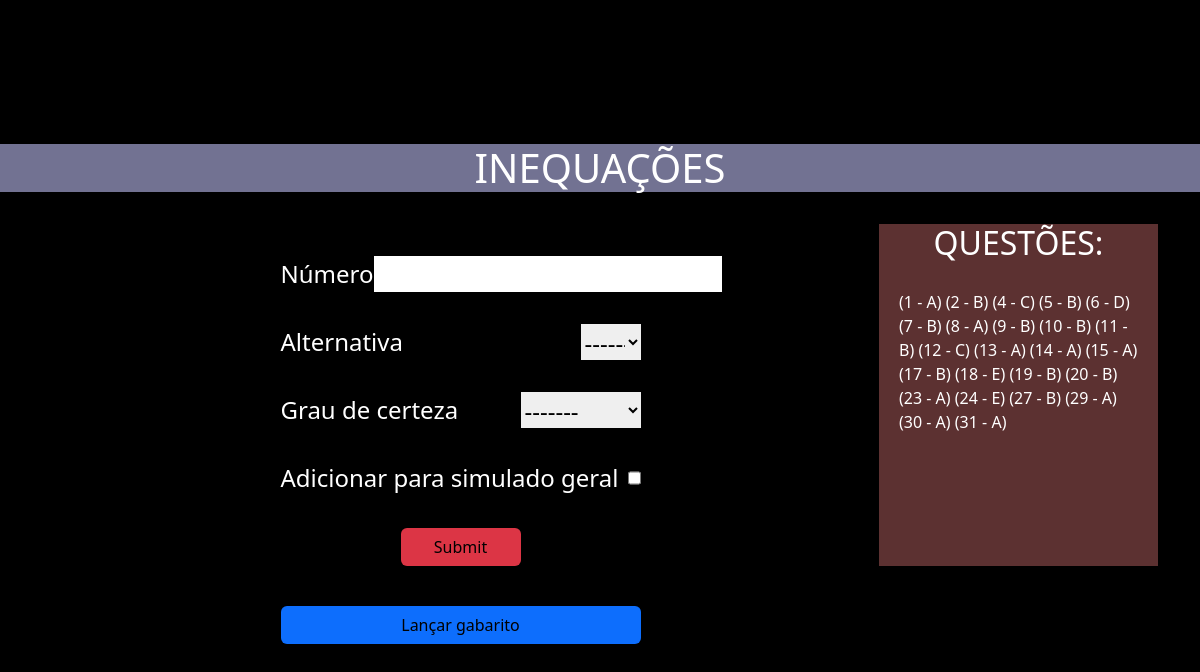
Screenshot of /listaQuestoes/acessar/14 with the database file from the repository.
### listaQuestoes/models.py (models this page shows, shortened)
class Listas(models.Model):
    nome = models.CharField(max_length=45)
    tipo = models.CharField(max_length=20) # se é discurssiva ou de assinalar
    materia = models.ForeignKey(Materia, on_delete=models.CASCADE, related_name='Vestibulares' )
    gabaritoLancado = models.BooleanField(default=False)

class QuestoesAssinalar(models.Model):
    numero = models.IntegerField()
    alternativaMarcada = models.CharField( max_length=20,
        choices=[(tag.name, tag.value) for tag in AlternativasEnum],
        default=AlternativasEnum.DEFAULT.name)
    grauDeCerteza = models.CharField( max_length=20,
        choices=[(tag.name, tag.value) for tag in GrauDeCertezaEnum],
        default=GrauDeCertezaEnum.DEFAULT.name)
    simuladoGeral = models.BooleanField()
    letraGabarito = models.CharField( max_length=20,
        choices=[(tag.name, tag.value) for tag in AlternativasEnum],
        default=AlternativasEnum.DEFAULT.name)
    lista = models.ForeignKey(Listas, on_delete=models.CASCADE)
    certo = models.BooleanField(default=False)

### listaQuestoes/views.py (the view, shortened to what this page needs)
# urls.py: path('acessar/<int:idLista>',acessarLista, name='acessarLista'),
def acessarLista(request, idLista):
    lista = Listas.objects.get(id=idLista)
    questoes =  QuestoesAssinalar.objects.filter(lista=lista)
    return render(request,"fazerLista.html", {"idLista": lista.id ,"lista":lista, "questoes":questoes})

### listaQuestoes/templates/fazerLista.html (shortened to what this page needs)
{%load static%}
<!DOCTYPE html>
<html lang="en">
<head>
    <link href="https://cdn.jsdelivr.net/npm/bootstrap@5.3.2/dist/css/bootstrap.min.css" rel="stylesheet">
    <link rel="stylesheet" href="{% static 'css/fazerLista.css' %}">
</head>
<body class="bg-black">
    <h1  class="titulo">{{lista.nome}}</h1>
   <div class="container">
    <div><form action="" method="POST">
          <div>  <label for="numero">Número</label>
            <input type="number" name="numero" required></div>
           <div>
            <label for="alternativa">Alternativa</label>
            <select name="alternativa" id="alternativa" required>
               <option value="" disabled selected>---------</option>
            </select>
           </div>
           <div>
            <label for="grauDeCerteza">Grau de certeza</label>
            <select name="grauDeCerteza" id="" >
               <option value="" selected disabled>-------</option>
            </select>
           </div>
         <div>   <label for="addSimulado">Adicionar para simulado geral</label>
            <input type="checkbox" name="addSimulado" id="">
            </div>
       <div>
        <input  class=" btn bg-danger mx-auto btnSubmit" type="submit">
       </div>
    </form>
</div>
        <div class="questoes">
              <h1>QUESTÕES:</h1>
               <p> {% for q in questoes %}
                ({{q.numero}} - {{q.alternativaMarcada}})
            {% endfor %}</p>
        </div>
        <div class="divFinalizar"> <button class="btn bg-primary finalizar">Lançar gabarito</button></div>
   </div>
</body>
</html>

### templates/static/css/fazerLista.css (style rules this page uses)
* { border: 0; margin: 0; padding: 0; box-sizing: border-box; }
body { background-color: black; }
#alternativa { width: 5vw; }
form { width: 30vw; margin: auto; font-size: 1.5rem; }
form div { margin-top: 4vh; display: flex; justify-content: space-between; }
label,h1,button,.btn { color: white; }
.titulo { margin-top: 18vh; margin-bottom: 4vh; background-color: rgb(114, 114, 146); text-align: center; }
.btn { text-align: center; margin: auto; width: 10vw; color: black; }
.container { display: grid; grid-template-columns: 3fr 1fr; }
.questoes { background-color: rgb(92, 49, 49); color: white; }
.questoes h1 { font-size: 2rem; text-align: center; }
.questoes p { padding: 20px; }
.divFinalizar { margin: auto; margin-top: 5vh; text-align: center; }
.finalizar { width: 30vw; }

### rows the page displays
Listas: nome "INEQUAÇÕES"
QuestoesAssinalar: numero "1", alternativaMarcada "A"
QuestoesAssinalar: numero "2", alternativaMarcada "B"
QuestoesAssinalar: numero "4", alternativaMarcada "C"
QuestoesAssinalar: numero "5", alternativaMarcada "B"
QuestoesAssinalar: numero "6", alternativaMarcada "D"
QuestoesAssinalar: numero "7", alternativaMarcada "B"
QuestoesAssinalar: numero "8", alternativaMarcada "A"
QuestoesAssinalar: numero "9", alternativaMarcada "B"
QuestoesAssinalar: numero "10", alternativaMarcada "B"
QuestoesAssinalar: numero "11", alternativaMarcada "B"
QuestoesAssinalar: numero "12", alternativaMarcada "C"
QuestoesAssinalar: numero "13", alternativaMarcada "A"
QuestoesAssinalar: numero "14", alternativaMarcada "A"
QuestoesAssinalar: numero "15", alternativaMarcada "A"
QuestoesAssinalar: numero "17", alternativaMarcada "B"
QuestoesAssinalar: numero "18", alternativaMarcada "E"
QuestoesAssinalar: numero "19", alternativaMarcada "B"
QuestoesAssinalar: numero "20", alternativaMarcada "B"
QuestoesAssinalar: numero "23", alternativaMarcada "A"
QuestoesAssinalar: numero "24", alternativaMarcada "E"
QuestoesAssinalar: numero "27", alternativaMarcada "B"
QuestoesAssinalar: numero "29", alternativaMarcada "A"
QuestoesAssinalar: numero "30", alternativaMarcada "A"
QuestoesAssinalar: numero "31", alternativaMarcada "A"
